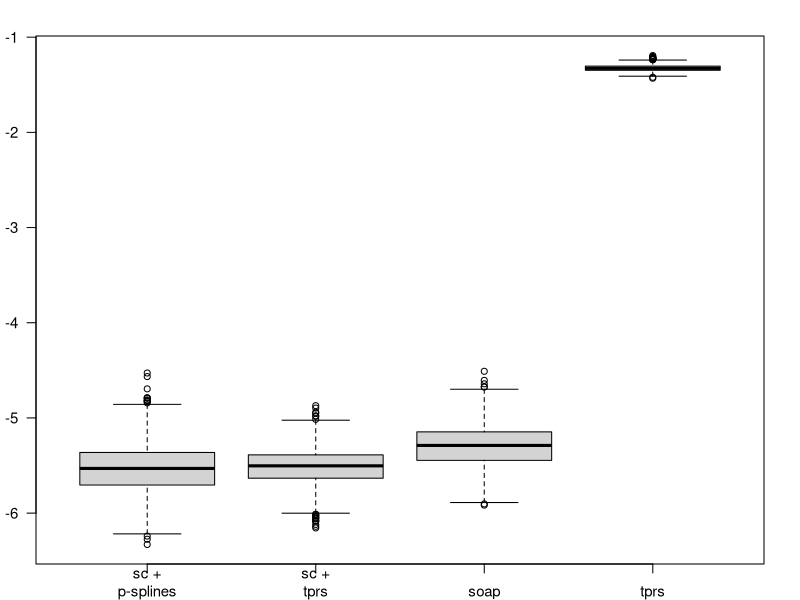

The R source for this figure:
# make some boxplots

#pdf(file="sc-mses-boxplot.pdf",width=4,height=6)

# make the text look better for printout
par(cex.lab=0.75)

# b l t r
par(mar=rep(2,4),las=1,cex=0.9)

pspl<-read.csv("pspline.results.txt")
other<-read.csv("results.file.txt")
tprs<-read.csv("tp-0.3-1000.results.txt")

dat<-list(labs=c(rep("sc +\np-splines",length(pspl$mapped)),
                 rep("sc +\ntprs",length(other$mapped)),
                 rep("soap",length(other$soap)),
                 rep("tprs",length(tprs$tp))),
          mse=c(pspl$mapped,other$mapped,other$soap,tprs$tp))


mses<-c(signif(mean(dat$mse[dat$labs=="sc +\np-splines"],na.rm=TRUE),3),
        signif(mean(dat$mse[dat$labs=="sc +\ntprs"],na.rm=TRUE),3),
        signif(mean(dat$mse[dat$labs=="soap"],na.rm=TRUE),3),
        signif(mean(dat$mse[dat$labs=="tprs"],na.rm=TRUE),3))

ses<-c(signif(sd(dat$mse[dat$labs=="sc +\np-splines"],na.rm=TRUE),3),
        signif(sd(dat$mse[dat$labs=="sc +\ntprs"],na.rm=TRUE),3),
        signif(sd(dat$mse[dat$labs=="soap"],na.rm=TRUE),3),
        signif(sd(dat$mse[dat$labs=="tprs"],na.rm=TRUE),3))

xlab=paste("sc + p-splines: MSE=",mses[1]," se(MSE)=",ses[1],"\n",
           "sc + tprs: MSE=",mses[2]," se(MSE)=",ses[2],"\n",
           "soap: MSE=",mses[3]," se(MSE)=",ses[3],"\n",
           "tprs: MSE=",mses[4]," se(MSE)=",ses[4],"\n",sep="")


# log for plotting
dat$mse<-log(dat$mse)

boxplot(mse~labs,data=dat,main="")#,xlab=xlab)

#axis(1,at=c(0,1,2,3,4),label=c("",unique(dat$labs)))
#axis(2,at=seq(-7,0,by=1),label=seq(-7,0,by=1))
#axis(3,label=NULL)
#axis(4,label=NULL)

#legend(0.25,-2,xlab,bty="n",cex=0.9)

#dev.off()
